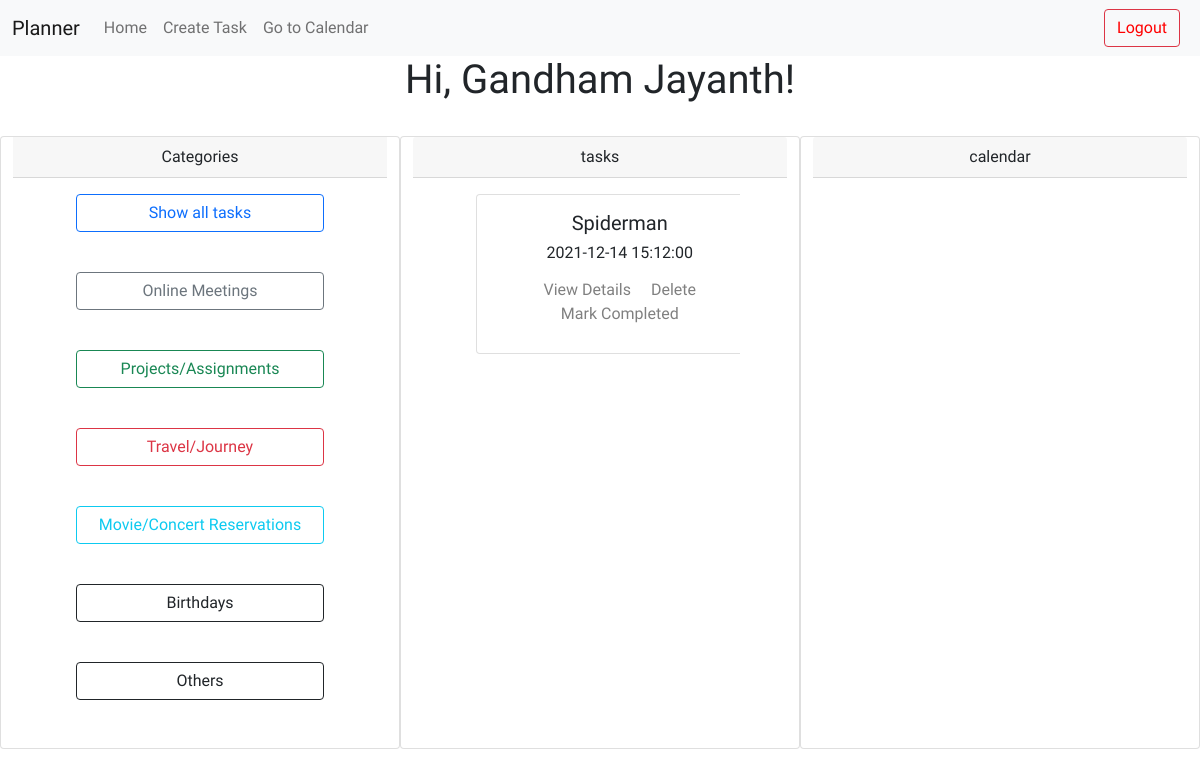
The app's page /index/movies (signed in) with its own data.
### DBHandler/models.py (models this page shows, shortened)
class User(UserMixin, db.Model):
    id = db.Column(db.Integer, primary_key=True)
    username = db.Column(db.String(64), index=True, unique=True)
    first_name = db.Column(db.String(64))
    last_name = db.Column(db.String(64))
    email = db.Column(db.String(120), index=True, unique=True)
    password_hash = db.Column(db.String(128))
    tasks = db.relationship('Task', backref='creator', lazy='dynamic')
    def movietask(self):
        own = Task.query.filter_by(task_type = 'movie').order_by(Task.timestamp.desc())
        return own

class Task(db.Model):
    id = db.Column(db.Integer, primary_key=True)
    title = db.Column(db.String(150))
    timestamp = db.Column(db.DateTime, index=True, default=datetime.utcnow)
    user_id = db.Column(db.Integer, db.ForeignKey('user.id'))
    task_type = db.Column(db.String(5))
    online = db.relationship('Online_meetings',backref = 'parent1', lazy = 'dynamic')
    deadline = db.relationship('Deadlines',backref = 'parent2', lazy = 'dynamic')
    travel = db.relationship('Travel',backref = 'parent3', lazy = 'dynamic')
    birthday = db.relationship('Birthday',backref = 'parent4', lazy = 'dynamic')
    general = db.relationship('General',backref = 'parent5', lazy = 'dynamic')
    movie = db.relationship('Movie',backref = 'parent6', lazy = 'dynamic')

### Backend/routes.py (the view, shortened to what this page needs)
@app.route('/index/movies', methods=['GET', 'POST'])
@login_required
def movies():
    tasks = User.movietask(current_user)
    form = TaskFilterForm()
    return render_template('index.html', title='Home', tasks=tasks, form=form)

### Backend/forms.py
class TaskFilterForm(FlaskForm):
    onlme = SubmitField('Online Meetings')
    projs = SubmitField('Projects/Assignments')
    travl = SubmitField('Travel/Journey')
    movie = SubmitField('Movie/Concert Reservations')
    birth = SubmitField('Birthdays')
    gentk = SubmitField('Others')
    index = SubmitField('Show all tasks')

### DBHandler/models.py (called while the page is built)
@login.user_loader
def load_user(id):
    return User.query.get(int(id))

### Backend/templates/index.html (shortened to what this page needs)
{% extends "base.html" %}
{% block content %}
    <h1>Hi, {{ current_user.first_name }} {{ current_user.last_name }}!</h1>
   <div class="container-fluid">
       <div class="row">
    <div class="col-lg-4 card">
    <form action="" method="post" novalidate>
        <div class="card-header">
            Categories
          </div>
        <div class="card-body d-grid gap-2 col-9 mx-auto">
            {{ form.index(class="btn btn-outline-primary") }}<br>
            {{ form.onlme(class="btn btn-outline-secondary") }}<br>
            {{ form.projs(class="btn btn-outline-success") }}<br>
            {{ form.travl(class="btn btn-outline-danger") }}<br>
            {{ form.movie(class="btn btn-outline-info") }}<br>
            {{ form.birth(class="btn btn-outline-dark") }}<br>
            {{ form.gentk(class="btn btn-outline-dark") }}<br>
    </div>
    </form>
</div>
<div class="col-lg-4 card overflow-hidden flex-wrap" >
    <div class="card-header">
        tasks
    </div>
    <div class="wrapper card-body d-grid gap-2 col-9 mx-auto ">
    {% for task in tasks %}
        {% include '_task.html' %}
    {% endfor %}
</div>
</div>
    <div class="col-lg-4 card">
        <div class="card-header">
            calendar
        </div>
    </div>
</div>
</div>
{% endblock %}

### Backend/templates/_task.html (shortened to what this page needs)
<div class="card item" style="width: 18rem; height: 10rem;">
    <div class="card-body">
      <h5 class="card-title">{{ task.title }}</h5>
      <h6>{{ task.timestamp }}</h6>
        <a href="{{ url_for('fullview', task_id=task.id) }}" class="card-link">View Details</a>
        <a href="{{ url_for('delete_task', id=task.id) }}" class="card-link">Delete</a>
        <br>
        <a href="{{ url_for('delete_task', id=task.id) }}" class="card-link">Mark Completed</a>
    </div>
  </div>

### Backend/templates/base.html (style rules this page uses)
body { text-align:center; font-family: 'Comfortaa', cursive; }
a { text-decoration:none; color:grey; }
.wrapper { height: 110px; overflow-x: hidden; overflow-y: auto; text-align:center; }

### records on screen
User: first_name "Gandham", last_name "Jayanth"
Task: title "Spiderman", timestamp "2021-12-14 15:12:00"
